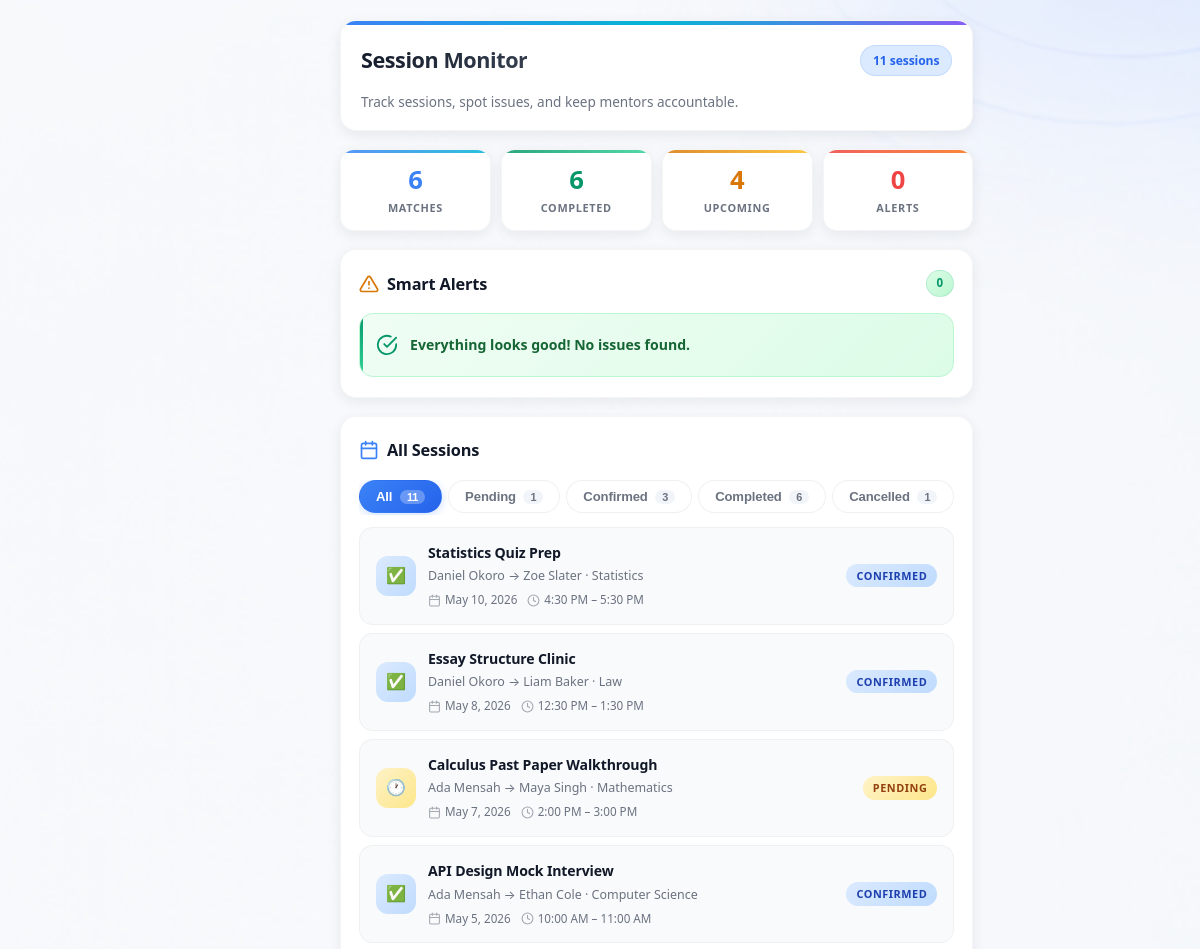
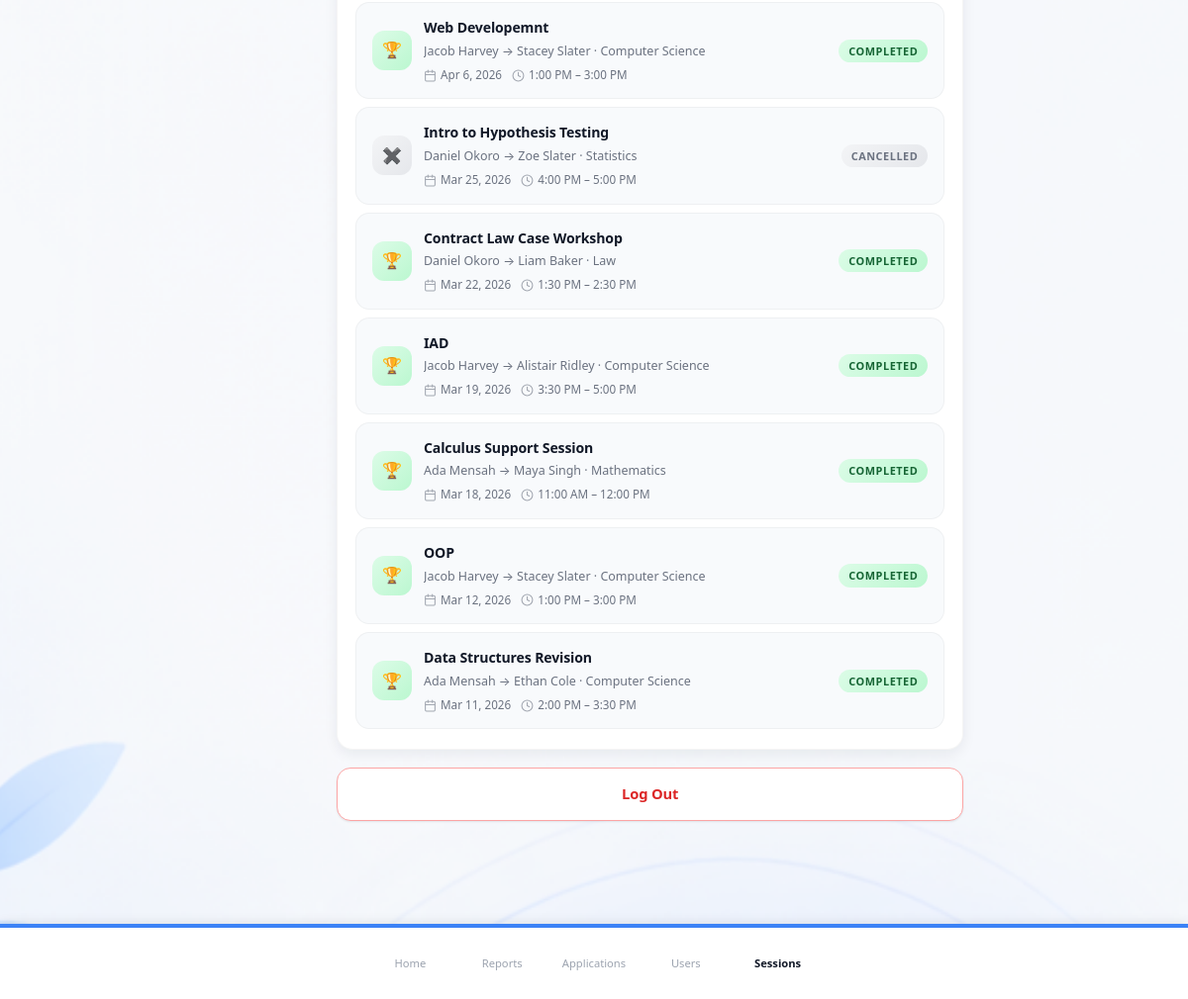
Page /pages/session_monitor.php (signed in) on the committed database (2 pictures, top to bottom).
### tables this page shows
CREATE TABLE `users` (
  `id` int(11) NOT NULL,
  `first_name` varchar(100) NOT NULL,
  `last_name` varchar(100) NOT NULL,
  `phone` varchar(20) DEFAULT NULL,
  `email` varchar(150) NOT NULL,
  `password` varchar(255) NOT NULL,
  `role` enum('student','mentor','admin') NOT NULL,
  `created_at` timestamp NOT NULL DEFAULT current_timestamp(),
  `profile_picture` varchar(255) DEFAULT NULL,
  `oauth_provider` varchar(20) DEFAULT NULL,
  `oauth_id` varchar(255) DEFAULT NULL
);

CREATE TABLE `sessions` (
  `id` int(11) NOT NULL,
  `student_id` int(11) NOT NULL,
  `mentor_id` int(11) NOT NULL,
  `subject_id` int(11) NOT NULL,
  `title` varchar(255) DEFAULT NULL,
  `description` text DEFAULT NULL,
  `location` varchar(255) DEFAULT NULL,
  `session_date` date NOT NULL,
  `start_time` time NOT NULL,
  `end_time` time DEFAULT NULL,
  `status` enum('pending','confirmed','completed','cancelled') DEFAULT 'pending',
  `proposed_by` int(11) DEFAULT NULL,
  `created_at` timestamp NOT NULL DEFAULT current_timestamp()
);

CREATE TABLE `subjects` (
  `id` int(11) NOT NULL,
  `name` varchar(100) NOT NULL
);

### pages/session_monitor.php (the view, shortened to what this page needs)
<?php
require_once '../includes/db.php';
$sessions = [];
try {
    $stmt = $pdo->query("
        SELECT s.id, s.title, s.session_date, s.start_time, s.end_time, s.status, s.created_at,
               CONCAT(um.first_name, ' ', um.last_name) AS mentor_name,
               um.id AS mentor_user_id,
               um.profile_picture AS mentor_picture,
               CONCAT(us.first_name, ' ', us.last_name) AS student_name,
               us.id AS student_user_id,
               sub.name AS subject_name
        FROM sessions s
        JOIN users um ON um.id = s.mentor_id
        JOIN users us ON us.id = s.student_id
        LEFT JOIN subjects sub ON sub.id = s.subject_id
        ORDER BY s.session_date DESC, s.start_time DESC
    ");
    $sessions = $stmt->fetchAll(PDO::FETCH_ASSOC);
} catch (PDOException $e) { $sessions = []; }
$statusCounts = ['pending' => 0, 'confirmed' => 0, 'completed' => 0, 'cancelled' => 0];
foreach ($sessions as $s) {
    $st = $s['status'] ?? '';
    if (isset($statusCounts[$st])) $statusCounts[$st]++;
}
$totalSessions = count($sessions);
$activeMatches = 0;
try {
    $activeMatches = (int)$pdo->query("SELECT COUNT(*) FROM mentor_student_matches WHERE active = 1")->fetchColumn();
} catch (PDOException $e) {  }
$noSessionAlerts = [];
try {
    $stmt = $pdo->query("
        SELECT msm.id AS match_id, msm.matched_at,
               msm.mentor_id, msm.student_id,
               CONCAT(um.first_name, ' ', um.last_name) AS mentor_name,
               um.id AS mentor_user_id,
               um.profile_picture AS mentor_picture,
               CONCAT(us.first_name, ' ', us.last_name) AS student_name
        FROM mentor_student_matches msm
        JOIN users um ON um.id = msm.mentor_id
        JOIN users us ON us.id = msm.student_id
        WHERE msm.active = 1
          AND msm.matched_at <= DATE_SUB(NOW(), INTERVAL 7 DAY)
          AND NOT EXISTS (
              SELECT 1 FROM sessions ses
              WHERE ses.mentor_id = msm.mentor_id
                AND ses.student_id = msm.student_id
                AND ses.status NOT IN ('cancelled')
          )
        ORDER BY msm.matched_at ASC
    ");
    $noSessionAlerts = $stmt->fetchAll(PDO::FETCH_ASSOC);
} catch (PDOException $e) { $noSessionAlerts = []; }
$overdueAlerts = [];
try {
    $stmt = $pdo->query("
        SELECT s.id, s.title, s.session_date, s.start_time, s.end_time, s.status,
               CONCAT(um.first_name, ' ', um.last_name) AS mentor_name,
               um.id AS mentor_user_id,
               um.profile_picture AS mentor_picture,
               CONCAT(us.first_name, ' ', us.last_name) AS student_name
        FROM sessions s
        JOIN users um ON um.id = s.mentor_id
        JOIN users us ON us.id = s.student_id
        WHERE s.status IN ('pending', 'confirmed')
          AND CONCAT(s.session_date, ' ', s.start_time) < NOW()
        ORDER BY s.session_date ASC, s.start_time ASC
    ");
    $overdueAlerts = $stmt->fetchAll(PDO::FETCH_ASSOC);
} catch (PDOException $e) { $overdueAlerts = []; }
$noPendingAlerts = [];
try {
    $stmt = $pdo->query("
        SELECT msm.id AS match_id, msm.matched_at,
               msm.mentor_id, msm.student_id,
               CONCAT(um.first_name, ' ', um.last_name) AS mentor_name,
               um.id AS mentor_user_id,
               um.profile_picture AS mentor_picture,
               CONCAT(us.first_name, ' ', us.last_name) AS student_name
        FROM mentor_student_matches msm
        JOIN users um ON um.id = msm.mentor_id
        JOIN users us ON us.id = msm.student_id
        WHERE msm.active = 1
          AND msm.matched_at <= DATE_SUB(NOW(), INTERVAL 3 DAY)
          AND NOT EXISTS (
              SELECT 1 FROM sessions ses
              WHERE ses.mentor_id = msm.mentor_id
                AND ses.student_id = msm.student_id
                AND ses.status IN ('pending', 'confirmed', 'completed')
          )
        ORDER BY msm.matched_at ASC
    ");
    $noPendingAlerts = $stmt->fetchAll(PDO::FETCH_ASSOC);
} catch (PDOException $e) { $noPendingAlerts = []; }
$noSessionMatchIds = array_column($noSessionAlerts, 'match_id');
$noPendingAlerts = array_filter($noPendingAlerts, function ($a) use ($noSessionMatchIds) {
    return !in_array($a['match_id'], $noSessionMatchIds);
});
$noPendingAlerts = array_values($noPendingAlerts);
$totalAlerts = count($noSessionAlerts) + count($overdueAlerts) + count($noPendingAlerts);
?>
<!DOCTYPE html>
<html lang="en">
<head>
    <link rel="stylesheet" href="../assets/css/styles.css">
    <link rel="stylesheet" href="../assets/css/session_monitor.css">
</head>
<body>
<main class="sm-container">
<div class="sm-wrapper">
    <div class="sm-header">
        <h1>Session Monitor</h1>
        <span class="sm-header__badge">
            <strong><?php echo $totalSessions; ?></strong> session<?php echo $totalSessions !== 1 ? 's' : ''; ?>
        </span>
        <p>Track sessions, spot issues, and keep mentors accountable.</p>
    </div>
    <div class="sm-stats">
        <div class="sm-stat sm-stat--accent">
            <div class="sm-stat__value"><?php echo $activeMatches; ?></div>
            <div class="sm-stat__label">Matches</div>
        </div>
        <div class="sm-stat sm-stat--green">
            <div class="sm-stat__value"><?php echo $statusCounts['completed']; ?></div>
            <div class="sm-stat__label">Completed</div>
        </div>
        <div class="sm-stat sm-stat--amber">
            <div class="sm-stat__value"><?php echo $statusCounts['pending'] + $statusCounts['confirmed']; ?></div>
            <div class="sm-stat__label">Upcoming</div>
        </div>
        <div class="sm-stat sm-stat--red">
            <div class="sm-stat__value"><?php echo $totalAlerts; ?></div>
            <div class="sm-stat__label">Alerts</div>
        </div>
    </div>
    <div class="sm-card">
        <h2 class="sm-card__title">
            Smart Alerts
            <span class="sm-card__count <?php echo $totalAlerts === 0 ? 'sm-card__count--zero' : ''; ?>">
                <?php echo $totalAlerts; ?>
            </span>
        </h2>
        <?php if ($totalAlerts === 0): ?>
            <div class="sm-no-alerts">
                <svg width="22" height="22" viewBox="0 0 24 24" fill="none" stroke="#059669" stroke-width="2" stroke-linecap="round" stroke-linejoin="round"><path d="M22 11.08V12a10 10 0 11-5.93-9.14"/><polyline points="22 4 12 14.01 9 11.01"/></svg>
                Everything looks good! No issues found.
            </div>
        <?php endif; ?>
    </div>
    <div class="sm-card">
        <h2 class="sm-card__title">
            <svg width="20" height="20" viewBox="0 0 24 24" fill="none" stroke="var(--accent)" stroke-width="2" stroke-linecap="round" stroke-linejoin="round"><rect x="3" y="4" width="18" height="18" rx="2" ry="2"/><line x1="16" y1="2" x2="16" y2="6"/><line x1="8" y1="2" x2="8" y2="6"/><line x1="3" y1="10" x2="21" y2="10"/></svg>
            All Sessions
        </h2>
        <div class="sm-tabs" id="sessionTabs">
            <button class="sm-tab active" data-filter="all">
                All <span class="sm-tab__badge"><?php echo $totalSessions; ?></span>
            </button>
            <button class="sm-tab" data-filter="pending">
                Pending <span class="sm-tab__badge"><?php echo $statusCounts['pending']; ?></span>
            </button>
            <button class="sm-tab" data-filter="confirmed">
                Confirmed <span class="sm-tab__badge"><?php echo $statusCounts['confirmed']; ?></span>
            </button>
            <button class="sm-tab" data-filter="completed">
                Completed <span class="sm-tab__badge"><?php echo $statusCounts['completed']; ?></span>
            </button>
            <button class="sm-tab" data-filter="cancelled">
                Cancelled <span class="sm-tab__badge"><?php echo $statusCounts['cancelled']; ?></span>
            </button>
        </div>
        <div class="sm-sessions-list" id="sessionsList" style="margin-top: 12px;">
            <?php if (empty($sessions)): ?>
                <div class="sm-no-sessions">
                    <svg width="40" height="40" viewBox="0 0 24 24" fill="none" stroke="currentColor" stroke-width="1.5" stroke-linecap="round" stroke-linejoin="round"><rect x="3" y="4" width="18" height="18" rx="2" ry="2"/><line x1="16" y1="2" x2="16" y2="6"/><line x1="8" y1="2" x2="8" y2="6"/><line x1="3" y1="10" x2="21" y2="10"/></svg>
                    No sessions have been created yet.
                </div>
            <?php else: ?>
                <?php foreach ($sessions as $s): ?>
                    <?php
                        $statusIcons = [
                            'pending'   => '🕐',
                            'confirmed' => '✅',
                            'completed' => '🏆',
                            'cancelled' => '✖️',
                        ];
                        $icon = $statusIcons[$s['status']] ?? '📅';
                        $title = !empty($s['title']) ? $s['title'] : 'Session #' . $s['id'];
                        $dateStr = date('M j, Y', strtotime($s['session_date']));
                        $timeStr = date('g:i A', strtotime($s['start_time']));
                        if (!empty($s['end_time'])) {
                            $timeStr .= ' – ' . date('g:i A', strtotime($s['end_time']));
                        }
                    ?>
                    <div class="sm-session" data-status="<?php echo htmlspecialchars($s['status']); ?>">
                        <div class="sm-session__icon sm-session__icon--<?php echo htmlspecialchars($s['status']); ?>">
                            <?php echo $icon; ?>
                        </div>
                        <div class="sm-session__body">
                            <p class="sm-session__title"><?php echo htmlspecialchars($title); ?></p>
                            <p class="sm-session__people">
                                <?php echo htmlspecialchars($s['mentor_name']); ?> &rarr; <?php echo htmlspecialchars($s['student_name']); ?>
                                <?php if (!empty($s['subject_name'])): ?>
                                    &middot; <?php echo htmlspecialchars($s['subject_name']); ?>
                                <?php endif; ?>
                            </p>
                            <div class="sm-session__details">
                                <span class="sm-session__date">
                                    <svg viewBox="0 0 24 24" fill="none" stroke="currentColor" stroke-width="2" stroke-linecap="round" stroke-linejoin="round"><rect x="3" y="4" width="18" height="18" rx="2" ry="2"/><line x1="16" y1="2" x2="16" y2="6"/><line x1="8" y1="2" x2="8" y2="6"/><line x1="3" y1="10" x2="21" y2="10"/></svg>
                                    <?php echo $dateStr; ?>
                                </span>
                                <span class="sm-session__time">
                                    <svg viewBox="0 0 24 24" fill="none" stroke="currentColor" stroke-width="2" stroke-linecap="round" stroke-linejoin="round"><circle cx="12" cy="12" r="10"/><polyline points="12 6 12 12 16 14"/></svg>
                                    <?php echo $timeStr; ?>
                                </span>
                            </div>
                        </div>
                        <span class="sm-session__status sm-session__status--<?php echo htmlspecialchars($s['status']); ?>">
                            <?php echo ucfirst(htmlspecialchars($s['status'])); ?>
                        </span>
                    </div>
                <?php endforeach; ?>
            <?php endif; ?>
        </div>
    </div>
    <a href="logout.php" class="sm-logout-btn">Log Out</a>
</div>
</main>
<?php include '../includes/nav.php'; ?>
</body>
</html>

### assets/css/styles.css (style rules this page uses)
:root { --accent: #3b82f6; --accent-dark: #2563eb; --accent-light: #dbeafe; --cyan: #06b6d4; --cyan-light: #cffafe; --muted: #6b7280; --bg: #f8fafc; --card: #ffffff; --text: #111827; --text-light: #374151; }
*, *::before, *::after { box-sizing: border-box; margin: 0; padding: 0; }
html { -webkit-text-size-adjust: 100%; }
body { font-family: system-ui, -apple-system, 'Segoe UI', Roboto, 'Helvetica Neue', Arial, sans-serif; background: var(--bg) url('../images/Mentor%20match%20background.png') no-repeat center top / cover fixed; color: var(--text); line-height: 1.6; min-height: 100vh; }

### includes/nav.php (style rules this page uses)
body { padding-bottom: 80px; }

### rows in the picture
users: $statusCounts['pending'] + $statusCounts['confirmed'] "4", id "1"
sessions: id "3", status "🏆", title "IAD", mentor_name "Jacob Harvey", student_name "Alistair Ridley", subject.name "Computer Science", session_date "Mar 19, 2026", timeStr "3:30 PM – 5:00 PM", status "COMPLETED"
sessions: status "✅", title "Statistics Quiz Prep", mentor_name "Daniel Okoro", student_name "Zoe Slater", subject.name "Statistics", session_date "May 10, 2026", timeStr "4:30 PM – 5:30 PM", status "CONFIRMED"
sessions: status "✅", title "Essay Structure Clinic", mentor_name "Daniel Okoro", student_name "Liam Baker", subject.name "Law", session_date "May 8, 2026", timeStr "12:30 PM – 1:30 PM", status "CONFIRMED"
sessions: status "🕐", title "Calculus Past Paper Walkthrough", mentor_name "Ada Mensah", student_name "Maya Singh", subject.name "Mathematics", session_date "May 7, 2026", timeStr "2:00 PM – 3:00 PM", status "PENDING"
sessions: status "✅", title "API Design Mock Interview", mentor_name "Ada Mensah", student_name "Ethan Cole", subject.name "Computer Science", session_date "May 5, 2026", timeStr "10:00 AM – 11:00 AM", status "CONFIRMED"
sessions: status "🏆", title "Web Developemnt", mentor_name "Jacob Harvey", student_name "Stacey Slater", subject.name "Computer Science", session_date "Apr 6, 2026", timeStr "1:00 PM – 3:00 PM", status "COMPLETED"
sessions: status "✖️", title "Intro to Hypothesis Testing", mentor_name "Daniel Okoro", student_name "Zoe Slater", subject.name "Statistics", session_date "Mar 25, 2026", timeStr "4:00 PM – 5:00 PM", status "CANCELLED"
sessions: status "🏆", title "Contract Law Case Workshop", mentor_name "Daniel Okoro", student_name "Liam Baker", subject.name "Law", session_date "Mar 22, 2026", timeStr "1:30 PM – 2:30 PM", status "COMPLETED"
sessions: status "🏆", title "Calculus Support Session", mentor_name "Ada Mensah", student_name "Maya Singh", subject.name "Mathematics", session_date "Mar 18, 2026", timeStr "11:00 AM – 12:00 PM", status "COMPLETED"
sessions: status "🏆", title "OOP", mentor_name "Jacob Harvey", student_name "Stacey Slater", subject.name "Computer Science", session_date "Mar 12, 2026", timeStr "1:00 PM – 3:00 PM", status "COMPLETED"
sessions: status "🏆", title "Data Structures Revision", mentor_name "Ada Mensah", student_name "Ethan Cole", subject.name "Computer Science", session_date "Mar 11, 2026", timeStr "2:00 PM – 3:30 PM", status "COMPLETED"

### other values in the picture
$totalSessions "11"
$activeMatches "6"
$statusCounts['completed'] "6"
$totalAlerts "0"
$item['label'] "Home"
$item['label'] "Reports"
$item['label'] "Applications"
$item['label'] "Users"
$item['label'] "Sessions"
